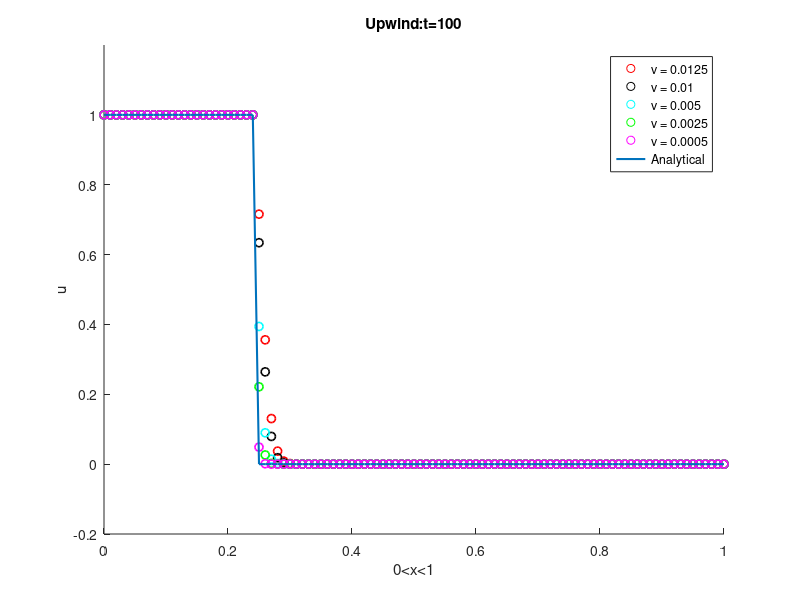
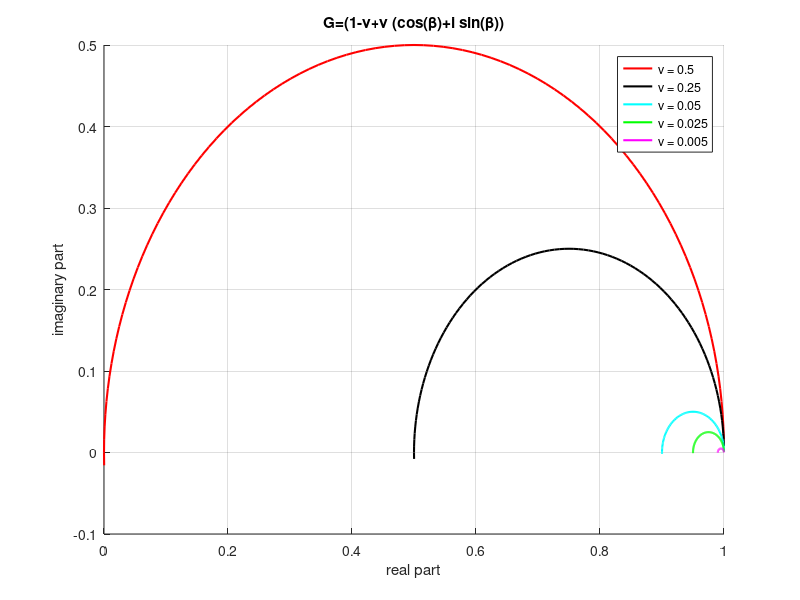
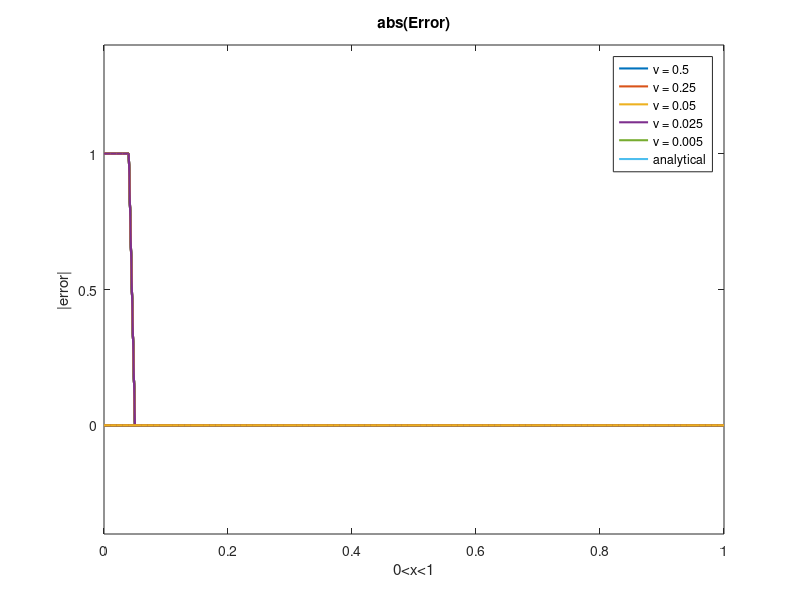

MATLAB code to generate these figures, in order:
clc
clear all
close all

 L = 1;%[0,1]
 delta_x = 0.01*L ;%mesh makani(mitavand riztar ham shavad.)
 a = 0.5 ;%Defined, but can be changed
  
 x = 0.0 : delta_x : L ;
  X = length(x) ;


error = zeros(5,X) ;
Eu=zeros(5,X);
Eanalytical=zeros(5,X);
 
 
 
%%%Initial condition A

delta_t=[0.00025,0.0002,0.0001,0.00005,0.00001];  %%riz kardan mesh(zamani)
col=['r','k','c','g','m']

for i = 1 : length(delta_t)
    
     %dt and dx 
  x = 0.0 : delta_x : L ;
  X = length(x) ;
  dt = delta_t(i) ;
  total_time = 100 ;
  
  %pre defining matrix
  u = zeros(X,1) ;
  analytical = zeros(X,1) ;
  error = zeros(X,1) ;
    
 
  
  
  
  %nu=alfa*dt/dx
  nu = [a*delta_t(1)/delta_x, a*delta_t(2)/delta_x, a*delta_t(3)/delta_x, a*delta_t(4)/delta_x, a*delta_t(5)/delta_x] ; 
  
  for ix = 1 : X
      if (x(ix)<0.25)
          u(ix) = 1.0 ;
      else 
          u(ix) = 0.0 ;
      end
  end
  
  R = 0.0*u ;
  for it = 1 : total_time
      for ix = 2 : X-1
          u_x = (u(ix)-u(ix-1))/(delta_x) ;  %discritization: u is "positive"
          R(ix) = -a*u_x ;%a=0.5
      end
      u = u + dt*R ;
      u
      
      Eu(i,ix)= u(ix);
     
      
      %Eu(i,ix)= u(ix);
        for ix = 1 : X
      if ( x(ix)<0.25)
          analytical(ix) = 1.0 ;
      else 
          analytical(ix) = 0.0 ;
      end
       Eanalytical(i,ix)= analytical(ix);
  end
     
  end
  
    hold on
    scatter (x,u,col(i),'linewidth',1.2)
    axis([0 1 -0.2 1.2])
    
    
    xlabel 0<x<1
    ylabel u
    title 'Upwind:t=100'
   for j=1:length(delta_t)
        for ix = 1:X
  error(j,ix) = abs(Eu(j,ix)-Eanalytical(j,ix));
        end
    end
end
plot(x,analytical,'linewidth',1.5)
legend('\nu = 0.0125','\nu = 0.01','\nu = 0.005','\nu = 0.0025','\nu = 0.0005', 'Analytical')

figure(3)
plot(x,error,'linewidth',1.5)

legend('\nu = 0.5','\nu = 0.25','\nu = 0.05','\nu = 0.025','\nu = 0.005', 'analytical')
title 'abs(Error)'
xlim([0 1])
ylim([-0.4 1.4])
  xlabel 0<x<1
  ylabel |error|

  
  
  noo1 = [0.5,0.25,0.05,0.025,0.005] ;
for p = 1 : length(noo1)
  for ix = 1 : X
            k(ix) = 2.0*pi*ix/(2.0*L) ;
            beta(ix) = k(ix)*delta_x ;

            amplitude(ix) =1- noo1(p)+noo1(p)*(cos(beta(ix)));
            amplitudey(ix)= noo1(p)*sin(beta(ix)) ;
%             
      end
    
    figure(2)
    hold on
    grid on
    plot (amplitude,amplitudey,col(p),'linewidth',1.5)
    legend('\nu = 0.5','\nu = 0.25','\nu = 0.05','\nu = 0.025','\nu = 0.005')
   
    xlabel 'real part'
    ylabel 'imaginary part'
    title 'G=(1-\nu+\nu (cos(\beta)+i sin(\beta))'
end
